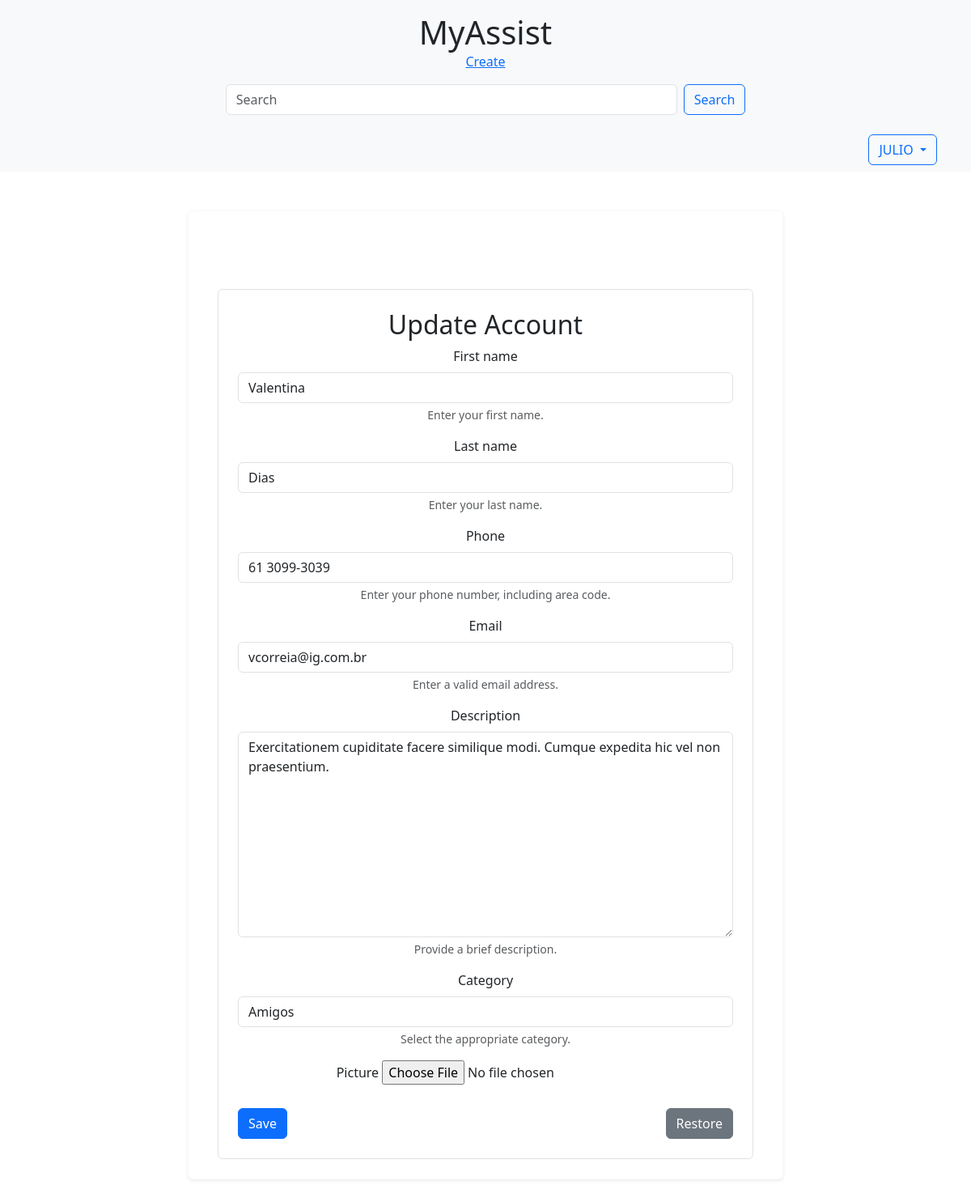
The app's page /contact/4/update/ (signed in) with its own data.
### accounts/models.py (models this page shows, shortened)
class User(AbstractBaseUser, PermissionsMixin):
    first_name = models.CharField(_("first name"), max_length=150, blank=True)
    email = models.EmailField(_("email address"), unique=True)
    is_staff = models.BooleanField(
        _("staff status"),
        default=False,
        help_text=_(
            "Designates whether the user can log into this admin site."),
    )
    is_active = models.BooleanField(
        _("active"),
        default=True,
        help_text=_(
            "Designates whether this user should be treated as active. "
            "Unselect this instead of deleting accounts."
        ),
    )
    date_joined = models.DateTimeField(_("date joined"), default=timezone.now)
    objects = UserManager()
    EMAIL_FIELD = "email"
    USERNAME_FIELD = "email"
    REQUIRED_FIELDS = []
    class Meta:
        verbose_name = _("user")
        verbose_name_plural = _("users")

class Account(models.Model):
    first_name = models.CharField(max_length=50)
    last_name = models.CharField(max_length=50, blank=True)
    phone = models.CharField(max_length=50)
    email = models.EmailField(max_length=254)
    created_date = models.DateTimeField(default=timezone.now)
    description = models.TextField(blank=True)
    show = models.BooleanField(default=True)
    picture = models.ImageField(blank=True, upload_to='pictures/%Y/%m/')
    category = models.ForeignKey(
        Category, on_delete=models.SET_NULL, blank=True, null=True)
    owner = models.ForeignKey(
        User, on_delete=models.SET_NULL, blank=True, null=True)

### accounts/views.py (the view)
# urls.py: path('contact/<int:contact_id>/update/', update, name='update'),
@login_required
def update(request, contact_id):
    contact = get_object_or_404(Account, pk=contact_id)
    form_action = reverse('update', kwargs={'contact_id': contact_id})
    if request.method == 'POST':
        form = AccountForm(request.POST, request.FILES, instance=contact)
        if form.is_valid():
            form.save()
            return redirect('contact', contact_id=contact.pk)
    else:
        form = AccountForm(instance=contact)
    return render(request, 'accounts/update.html', {'form': form, 'form_action': form_action})

### accounts/models.py (called while the page is built)
    def __str__(self):
        return f'{self.name}'

### accounts/templates/accounts/update.html (shortened to what this page needs)
{% extends 'accounts/base.html' %}
{% block content %}
<div class="container mt-5">
    <div class="form-wrapper mx-auto p-4 border rounded" style="max-width: 700px;">
        <h2 class="text-center mb-7">Update Account</h2>
        <form action="{{ form_action }}" method="POST" enctype="multipart/form-data">
            {% for field in form %}
            <div class="mb-3">
                <label for="{{ field.id_for_label }}" class="form-label">{{ field.label }}</label>
                {{ field }}
                {% if field.help_text %}
                <div class="form-text">{{ field.help_text }}</div>
                {% endif %}
            </div>
            {% endfor %}
            <div class="d-flex justify-content-between mt-4">
                <button class="btn btn-primary" type="submit">Save</button>
                <button class="btn btn-secondary" type="reset">Restore</button>
            </div>
        </form>
    </div>
</div>
{% endblock content %}

### accounts/templates/accounts/base.html (shortened to what this page needs)
{% load static %}
<!DOCTYPE html>
<html lang="en">
<head>
    <link href="{% static 'css/bootstrap.min.css' %}" rel="stylesheet">
</head>
<body>
    {% include 'accounts/header.html' %}
    <nav class="navbar navbar-expand-lg navbar-light bg-light">
        <div class="container">
            <div class="collapse navbar-collapse" id="navbarNav">
                {% if user.is_authenticated %}
                <div class="ms-auto">
                    <div class="dropdown">
                        <button class="btn btn-outline-primary dropdown-toggle" type="button" id="userDropdown"
                            data-bs-toggle="dropdown" aria-expanded="false">
                            {{ user.first_name }}
                        </button>
                    </div>
                </div>
                {% else %}
                <a class="btn btn-outline-primary ms-auto" href="{% url 'login' %}">Log In</a>
                {% endif %}
            </div>
        </div>
    </nav>
    <div class="container py-5">
        <div class="row justify-content-center">
            <div class="col-md-10 col-lg-8">
                <div class="card text-center shadow-sm border-light">
                    <div class="card-body p-4">
                        {% block content %}{% endblock %}
                    </div>
                </div>
            </div>
        </div>
    </div>
</body>
</html>

### records on screen
User: first_name "JULIO"
Account: form "Valentina" "Dias" "61 3099-3039" "vcorreia@ig.com.br" "Exercitationem cupiditate facere similique modi. Cumque expedita hic vel non praesentium." "Amigos"

### other values on screen
{{ field.label }} "First name" "Last name" "Phone" "Email" "Description" "Category" "Picture"
{{ field.help_text }} "Enter your first name." "Enter your last name." "Enter your phone number, including area code." "Enter a valid email address." "Provide a brief description." "Select the appropriate category."
